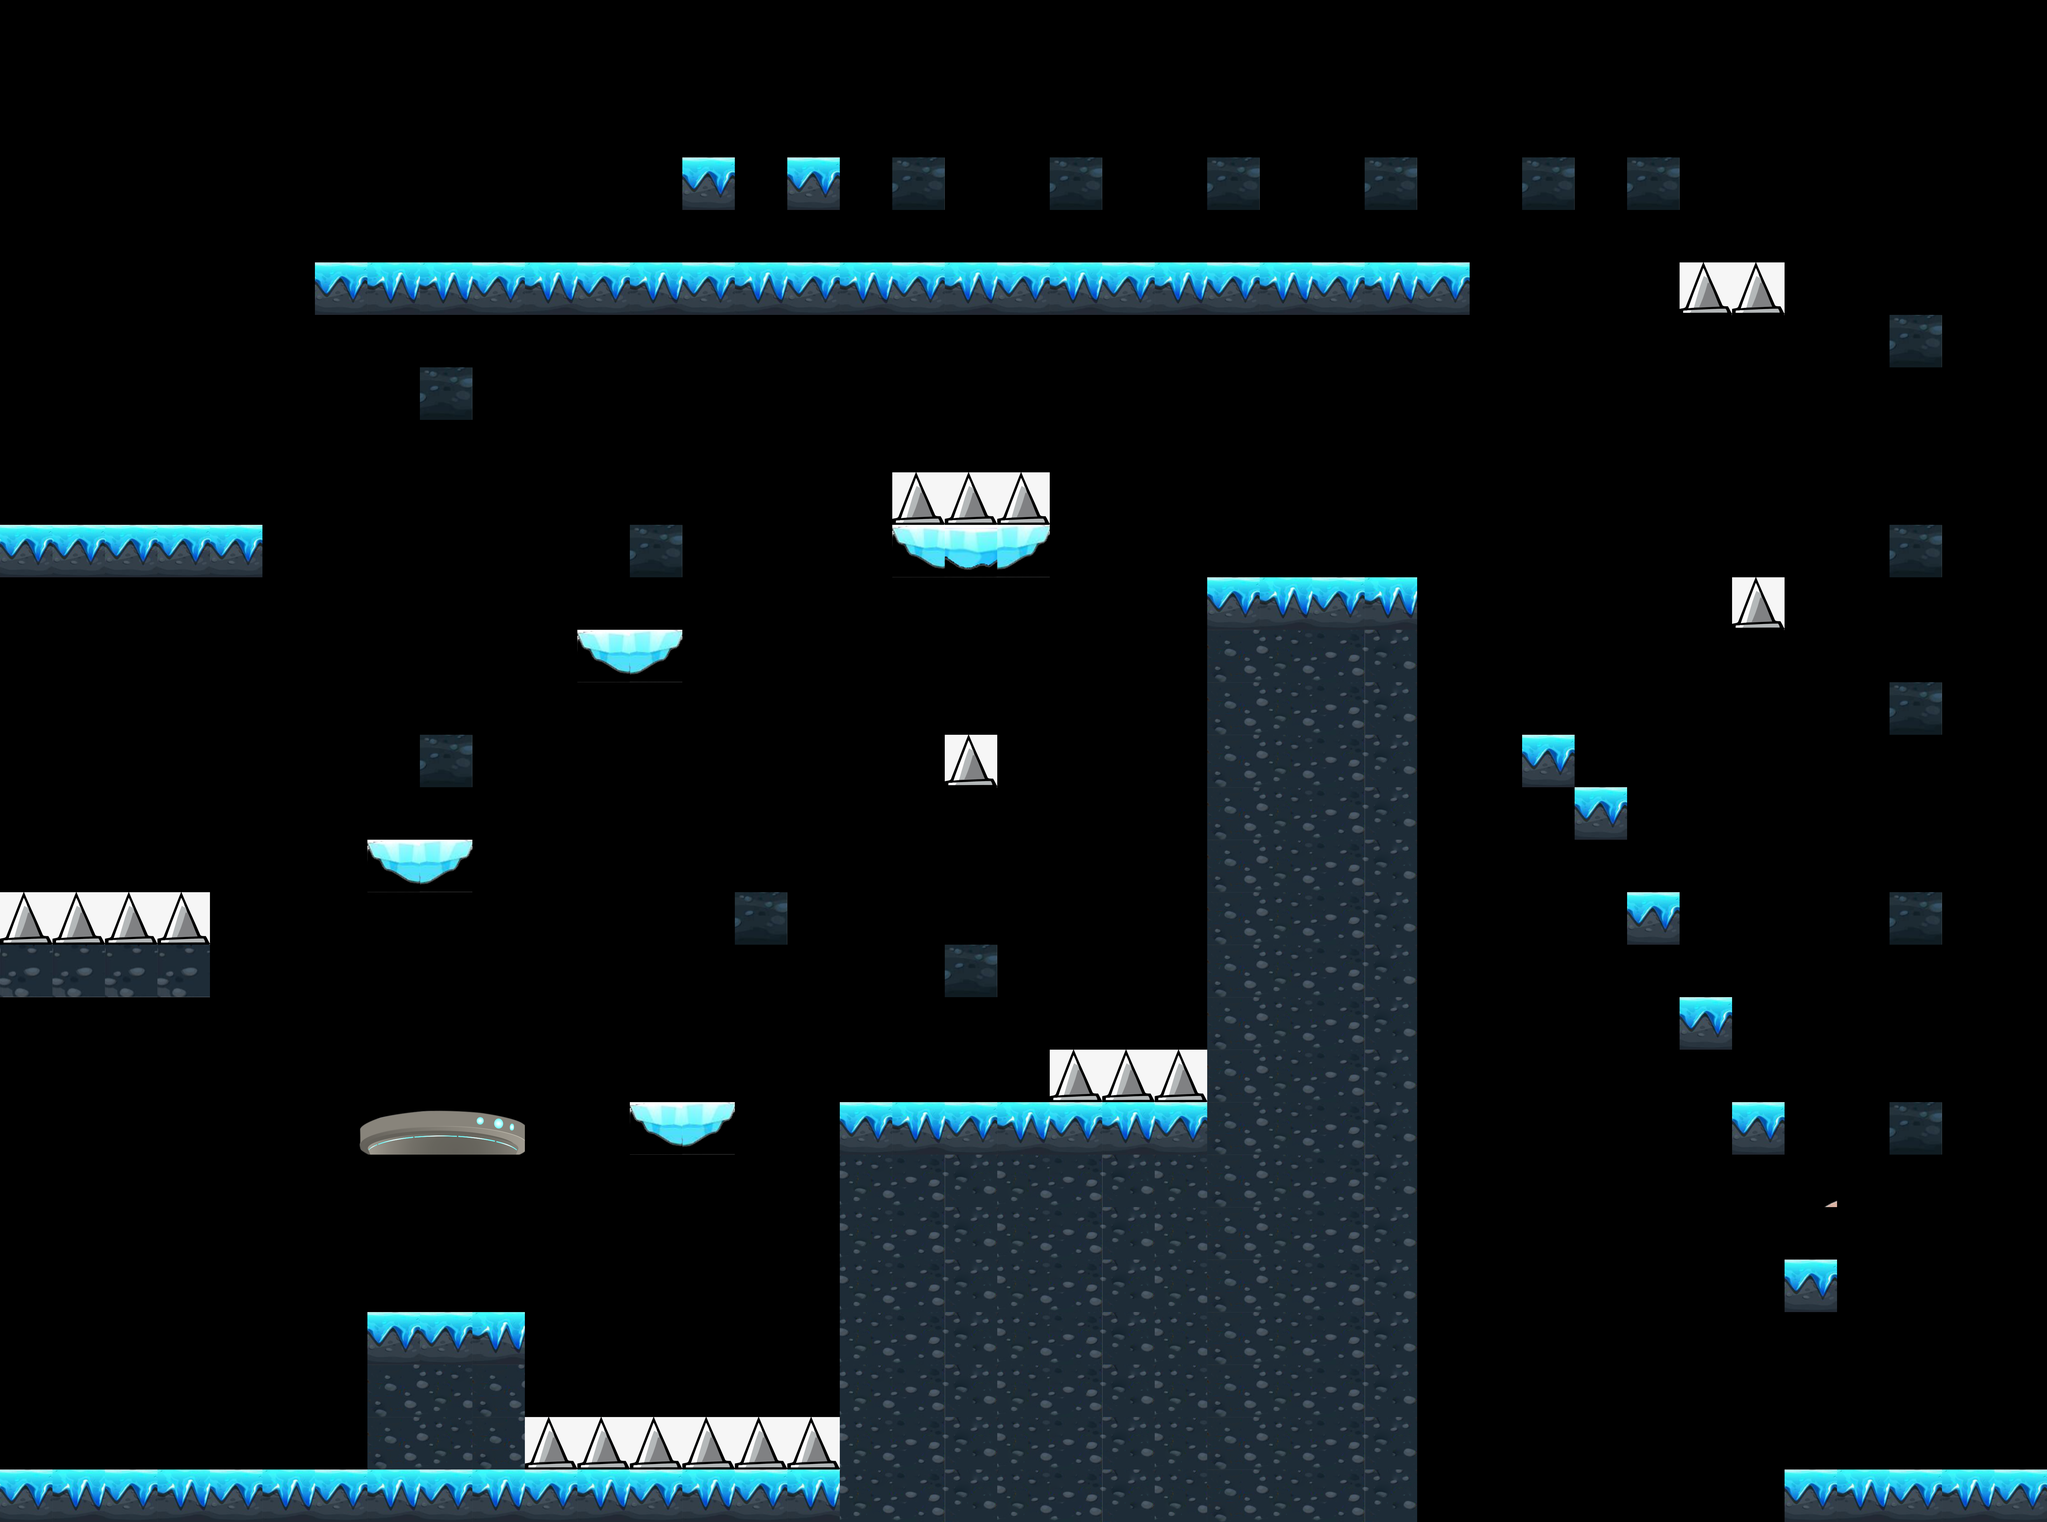

Tiled map render using the project's own tile images. Description and the map definition, with tile-layer contents summarised, below:
An orthogonal 39x29 tile map with 180x180 px tiles, 9 tile layers (boundary, home, Platform_anim, rewards, ...), 4 tilesets.

<map version="1.10" tiledversion="1.10.2" orientation="orthogonal" renderorder="right-down" width="39" height="29" tilewidth="180" tileheight="180" infinite="0" nextlayerid="10" nextobjectid="1">
 <editorsettings>
  <export target="Level_3.csv" format="csv" />
 </editorsettings>
 <tileset firstgid="1" source="../../Tiles/Tiles.tsx" />
 <tileset firstgid="37" source="../../Tiles/Spikes.tsx" />
 <tileset firstgid="38" source="../../Tiles/Home1.tsx" />
 <tileset firstgid="74" source="../../Tiles/Platform.tsx" />
 <layer id="1" name="boundary" width="39" height="29">
  <data>[1131 cells, 247 non-empty, 11 distinct tile ids]</data>
 </layer>
 <layer id="8" name="home" width="39" height="29">
  <data>[1131 cells, 1 non-empty, 1 distinct tile ids]</data>
 </layer>
 <layer id="6" name="Platform_anim" width="39" height="29">
  <data>[1131 cells, 4 non-empty, 4 distinct tile ids]</data>
 </layer>
 <layer id="7" name="rewards" width="39" height="29">
  <data>[1131 cells, 18 non-empty, 2 distinct tile ids]</data>
 </layer>
 <layer id="5" name="platform" width="39" height="29">
  <data>[1131 cells, 3 non-empty, 2 distinct tile ids]</data>
 </layer>
 <layer id="4" name="movingTiles" width="39" height="29">
  <data>[1131 cells, 0 non-empty, 0 distinct tile ids]</data>
 </layer>
 <layer id="9" name="Movable Block" width="39" height="29">
  <data>[1131 cells, 0 non-empty, 0 distinct tile ids]</data>
 </layer>
 <layer id="2" name="Obstacles" width="39" height="29">
  <data>[1131 cells, 19 non-empty, 1 distinct tile ids]</data>
 </layer>
 <layer id="3" name="wheel" width="39" height="29">
  <data>[1131 cells, 1 non-empty, 1 distinct tile ids]</data>
 </layer>
</map>